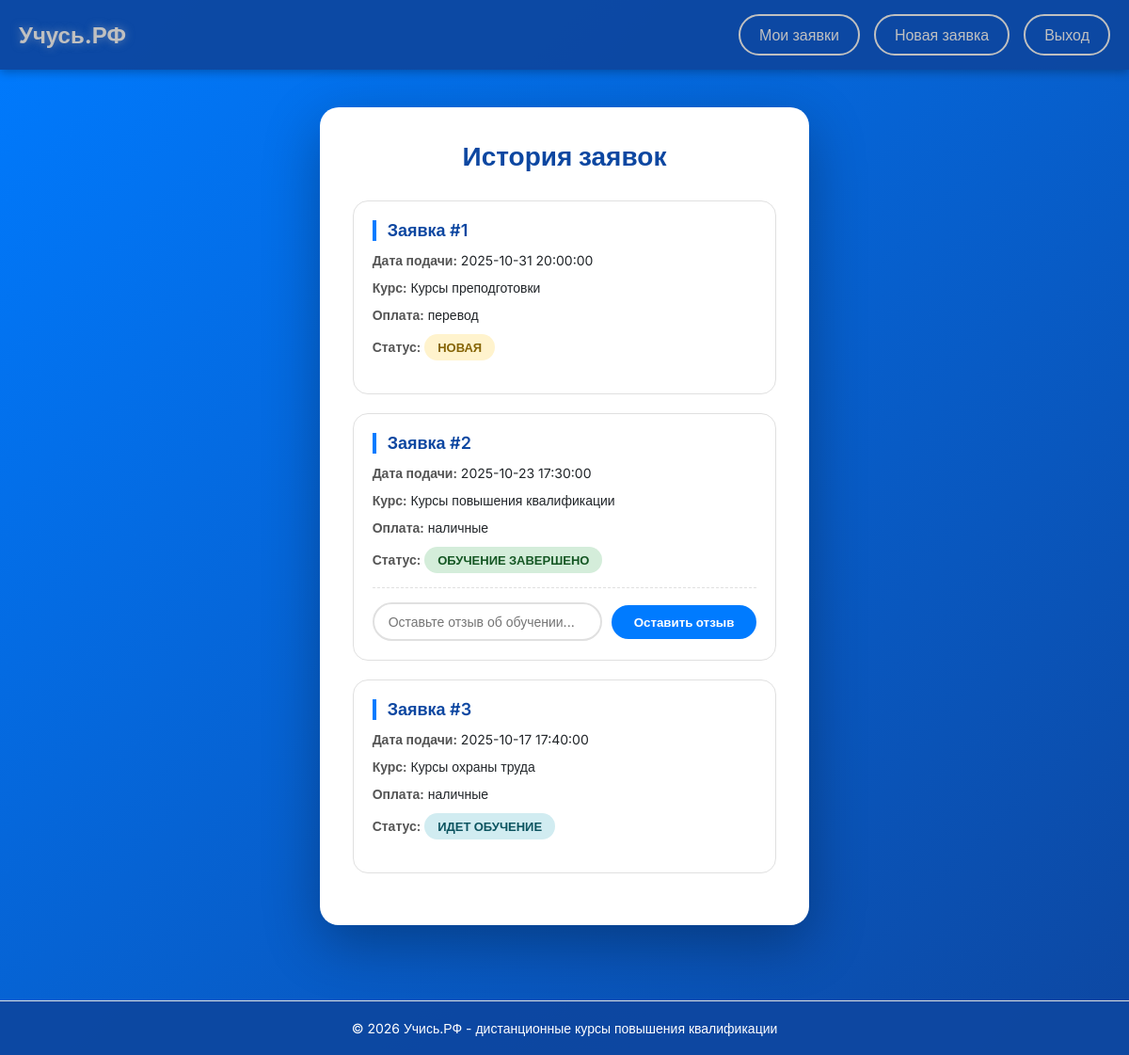
The app's page /history.php (signed in) with its own data.
### tables this page shows
CREATE TABLE `request` (
  `id` int NOT NULL,
  `user_id` int NOT NULL,
  `date` datetime NOT NULL,
  `status` varchar(50) DEFAULT 'Новая',
  `curses` varchar(255) NOT NULL,
  `payment` text NOT NULL,
  `review` text
);

### history.php (the view, shortened to what this page needs)
<?php
include('db.php');
$user_id = (int)$_SESSION['user_id'];
$query = $con->query("SELECT * FROM request WHERE user_id='$user_id' ORDER BY date DESC");
$is_admin = isset($_SESSION['admin']) && $_SESSION['admin'];
?>
<!DOCTYPE html>
<html lang="ru">
<head>
    <link rel="stylesheet" href="https://cdnjs.cloudflare.com/ajax/libs/font-awesome/6.0.0-beta3/css/all.min.css">
</head>
<body>
<header class="site-header">
    <div class="nav">
        <a href="index.php" class="logo">Учусь.РФ</a>
        <div class="nav-buttons">
            <?php if ($is_admin): ?>
                <a href="admin.php">Панель администратора</a>
                <a href="?logout=1">Выход</a>
            <?php else: ?>
                <a href="history.php">Мои заявки</a>
                <a href="create.php">Новая заявка</a>
                <a href="?logout=1">Выход</a>
            <?php endif; ?>
        </div>
    </div>
</header>
<div class="container">
    <h1>История заявок</h1>
    <?php if ($query->num_rows == 0): ?>
        <div class="empty-state">
            <i class="fas fa-inbox"></i>
            <h3>У вас пока нет заявок</h3>
            <p>Перейдите на главную страницу, чтобы создать новую заявку.</p>
            <a href="create.php" class="btn-create" style="display: inline-block; margin-top: 15px; background: var(--blue-base); color: white; padding: 10px 25px; border-radius: 40px; text-decoration: none;">Создать заявку</a>
        </div>
    <?php else: ?>
        <?php
        $counter = 1;
        while ($request = $query->fetch_assoc()):
            $status_class = match($request['status']) {
                'Новая' => 'status-new',
                'Идет обучение' => 'status-in-progress',
                'Обучение завершено' => 'status-completed',
                default => 'status-new'
            };
        ?>
            <div class="request-card">
                <div class="request-title">Заявка #<?= $counter++ ?></div>
                <div class="request-info">
                    <div class="info-item"><span class="info-label">Дата подачи:</span> <?= htmlspecialchars($request['date']) ?></div>
                    <div class="info-item"><span class="info-label">Курс:</span> <?= htmlspecialchars($request['curses']) ?></div>
                    <div class="info-item"><span class="info-label">Оплата:</span> <?= htmlspecialchars($request['payment']) ?></div>
                    <div class="info-item">
                        <span class="info-label">Статус:</span>
                        <span class="status-badge <?= $status_class ?>"><?= htmlspecialchars($request['status']) ?></span>
                    </div>
                </div>
                <?php if ($request['status'] === 'Обучение завершено'): ?>
                    <div class="review-form">
                        <form method="POST">
                            <input type="text" name="review" placeholder="Оставьте отзыв об обучении..." value="<?= htmlspecialchars($request['review'] ?? '') ?>">
                            <button type="submit" class="btn-review">Оставить отзыв</button>
                        </form>
                    </div>
                <?php endif; ?>
            </div>
        <?php endwhile; ?>
    <?php endif; ?>
</div>
<footer class="site-footer">
    <p>© 2026 Учись.РФ - дистанционные курсы повышения квалификации</p>
</footer>
</body>
</html>

### history.php (style rules this page uses)
* { font-family: 'Inter', sans-serif; }
:root { --blue-base: #007bff; --blue-dark: #0d47a1; --silver: #c0c0c0; --silver-light: #e0e0e0; --white: #ffffff; --text-dark: #212529; }
* { margin: 0; padding: 0; box-sizing: border-box; }
body { background: linear-gradient(135deg, var(--blue-base) 0%, var(--blue-dark) 100%); min-height: 100vh; display: flex; flex-direction: column; }
.site-header { background: rgba(13, 71, 161, 0.95); padding: 15px 0; box-shadow: 0 2px 10px rgba(0, 0, 0, 0.3); position: sticky; top: 0; z-index: 100; }
.nav { display: flex; justify-content: space-between; align-items: center; max-width: 1200px; margin: 0 auto; padding: 0 20px; }
.logo { color: var(--silver); font-size: 24px; font-weight: 700; text-decoration: none; text-shadow: 0 0 10px rgba(192, 192, 192, 0.5); transition: all 0.3s ease; }
.nav-buttons { display: flex; gap: 15px; flex-wrap: wrap; }
.nav-buttons a { padding: 10px 20px; border: 2px solid var(--silver); border-radius: 25px; color: var(--silver); text-decoration: none; transition: all 0.3s ease; font-weight: 500; }
.container { max-width: 1100px; margin: 40px auto; background: var(--white); border-radius: 20px; box-shadow: 0 20px 60px rgba(0,0,0,0.3); padding: 35px; flex: 1; }
h1 { text-align: center; color: var(--blue-dark); margin-bottom: 30px; font-size: 28px; font-weight: 700; }
.request-card { background: var(--white); border: 1px solid var(--silver-light); border-radius: 16px; padding: 20px; margin-bottom: 20px; transition: transform 0.2s, box-shadow 0.2s; }
.request-title { font-size: 18px; font-weight: 600; color: var(--blue-dark); margin-bottom: 12px; border-left: 4px solid var(--blue-base); padding-left: 12px; }
.request-info { display: grid; grid-template-columns: repeat(auto-fit, minmax(200px, 1fr)); gap: 12px; margin-bottom: 15px; }
.info-item { font-size: 14px; color: var(--text-dark); }
.info-label { font-weight: 600; color: #555; }
.status-badge { display: inline-block; padding: 6px 14px; border-radius: 40px; font-size: 13px; font-weight: 600; text-transform: uppercase; }
.status-new { background: #fff3cd; color: #856404; }
.status-in-progress { background: #d1ecf1; color: #0c5460; }
.status-completed { background: #d4edda; color: #155724; }
.review-form { margin-top: 15px; padding-top: 15px; border-top: 1px dashed var(--silver-light); }
.review-form form { display: flex; gap: 10px; align-items: center; }
.review-form input { flex: 1; padding: 10px 15px; border: 2px solid var(--silver-light); border-radius: 40px; font-size: 14px; }
.btn-review { background: var(--blue-base); color: var(--white); border: none; padding: 10px 24px; border-radius: 40px; cursor: pointer; font-weight: 600; transition: all 0.3s; white-space: nowrap; }
.site-footer { background: rgba(13, 71, 161, 0.95); color: var(--white); text-align: center; padding: 20px 0; margin-top: 40px; font-size: 14px; border-top: 1px solid var(--silver-light); }

### records on screen
request: date "2025-10-31 20:00:00", curses "Курсы преподготовки", payment "перевод", status "НОВАЯ"
request: date "2025-10-23 17:30:00", curses "Курсы повышения квалификации", payment "наличные", status "ОБУЧЕНИЕ ЗАВЕРШЕНО"
request: date "2025-10-17 17:40:00", curses "Курсы охраны труда", payment "наличные", status "ИДЕТ ОБУЧЕНИЕ"
